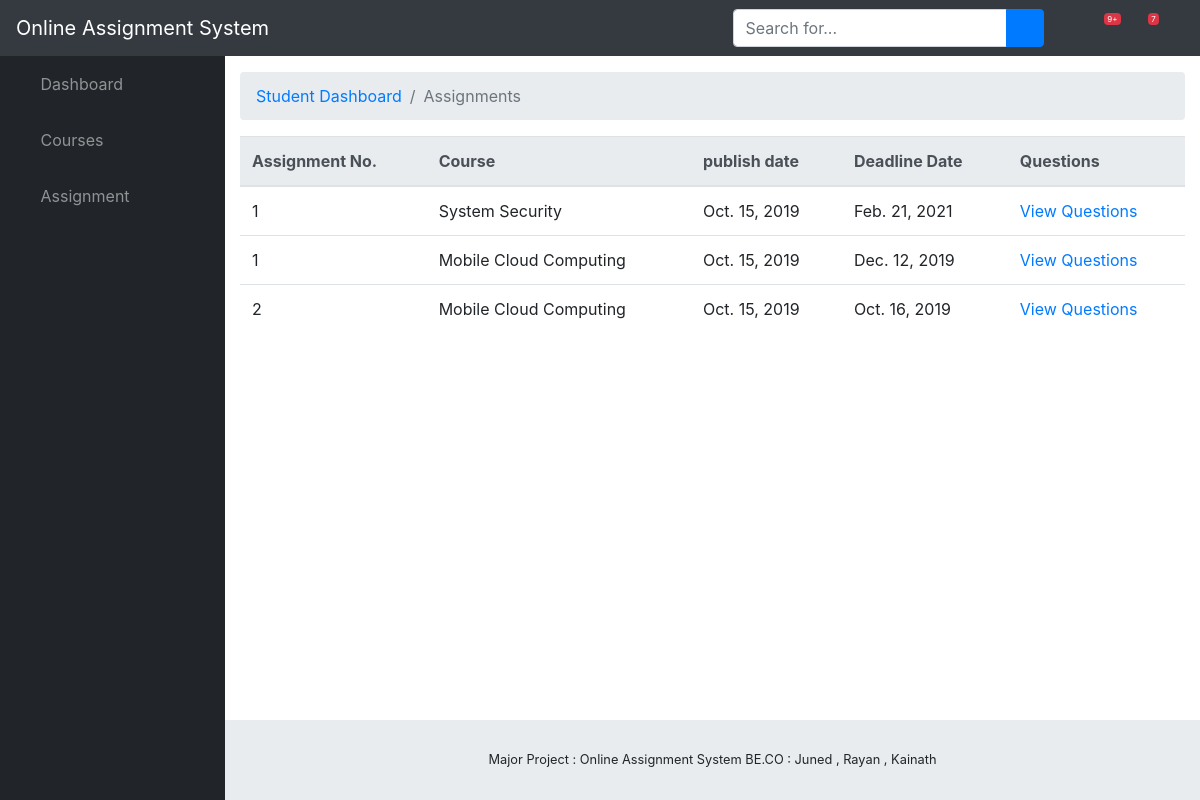
/assignment/student_assigment_list/ (signed in), run on an earlier commit of the app's database.
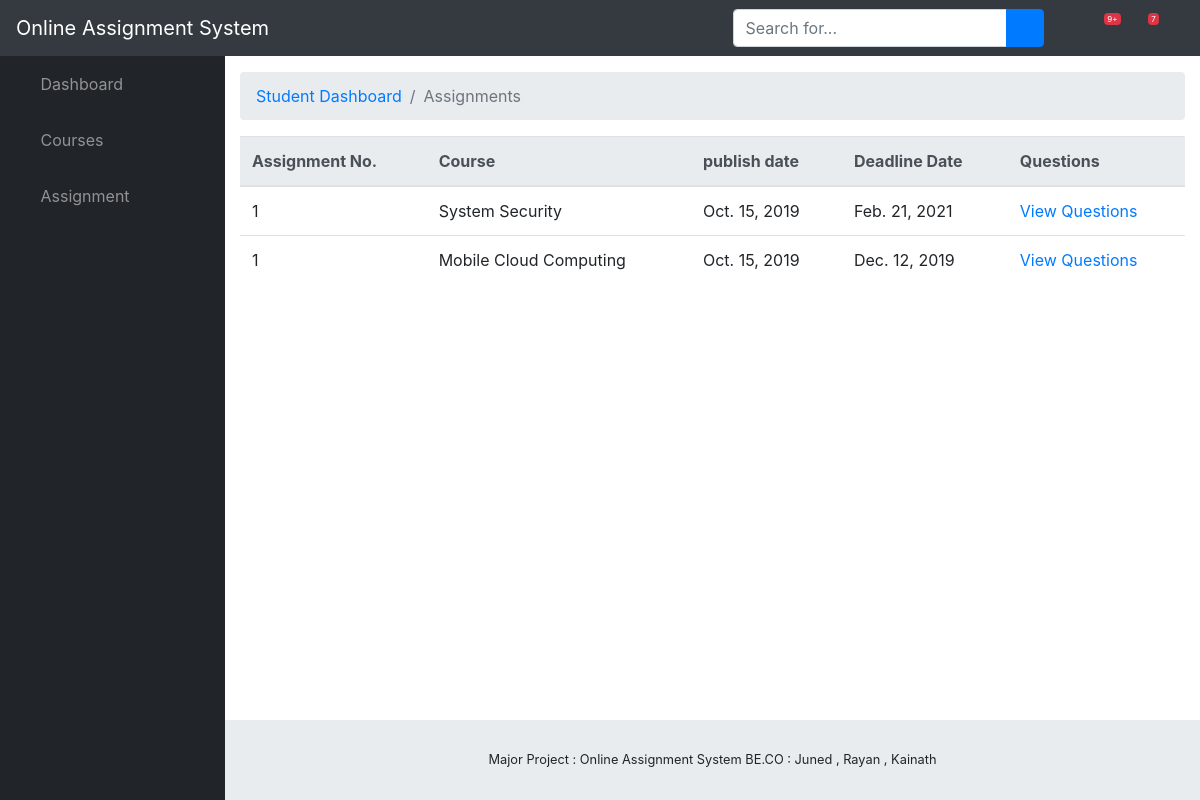
And on a later commit of the database.
### assignment/models.py (models this page shows, shortened)
class Assignment(models.Model):
    number = models.IntegerField()
    course = models.ForeignKey(Course,on_delete = models.SET_NULL,blank=True,null=True)
    publish_date = models.DateField(auto_now_add = True)
    deadline_date = models.DateField()
    faculty = models.ForeignKey(Faculty,on_delete = models.SET_NULL,blank=True,null=True)

class Course(models.Model):
    name = models.CharField(max_length = 50)
    branch = models.ForeignKey(Branch,on_delete = models.SET_NULL,blank=True,null=True)
    faculty = models.ForeignKey(Faculty ,on_delete = models.SET_NULL,blank=True,null=True)
    year = models.ForeignKey(StudyYear ,on_delete = models.SET_NULL,blank=True,null=True)
    semester = models.ForeignKey(Semester ,on_delete = models.SET_NULL,blank=True,null=True )
    def __str__(self):
        return self.name

### assignment/views.py (the view)
# urls.py: path('student_assigment_list/',views.StudentAssignmentListView.as_view(),name='AllAssignment'),
class StudentAssignmentListView(generic.ListView):
    model = Assignment
    template_name = "Student_Dashboard/assignment_list.html"
    context_object_name = 'assignment_list'
    paginate_by = 10
    def get_queryset(self):
        student = Student.objects.get(user = self.request.user)
        branch = Branch.objects.get(name=student.branch)
        year = StudyYear.objects.get(year=student.year)
        return Assignment.objects.filter(course__year= year,course__branch=branch)

### assignment/models.py (called while the page is built)
    def __str__(self):
        return self.year

    def __str__(self):
        return self.name

### assignment/templates/Student_Dashboard/assignment_list.html
{% extends "./base.html" %}
{% block breadcrumb%}
<li class="breadcrumb-item active">Assignments</li>
{%endblock%}
{% block content %}
{% if assignment_list %}
  <table class="table">
    <thead class="thead-light">
      <tr>
        <th scope="col">Assignment No.</th>
        <th scope="col">Course</th>
        <th scope="col">publish date</th>
        <th scope="col">Deadline Date</th>
        <th scope="col">Questions</th>
      </tr>
    </thead>
    <tbody>
      {% for assignment in assignment_list %}
      <tr>
        <td>{{ assignment.number }}</td>
        <td>{{ assignment.course }}</td>
        <td>{{ assignment.publish_date }}</td>
        <td>{{ assignment.deadline_date }}</td>
        <td><a href="{% url 'student_assignment_detail' assignment.id %}">View Questions</a></td>
      </tr>
    {% endfor %}
    </tbody>
  </table>
  {% else %}
    <p>There are no assignments added yet !</p>
  {% endif %}
{% endblock %}

What changed in the data, as far as the page shows it:
removed Assignment: number "2", course "Mobile Cloud Computing", publish_date "Oct. 15, 2019", deadline_date "Oct. 16, 2019"
